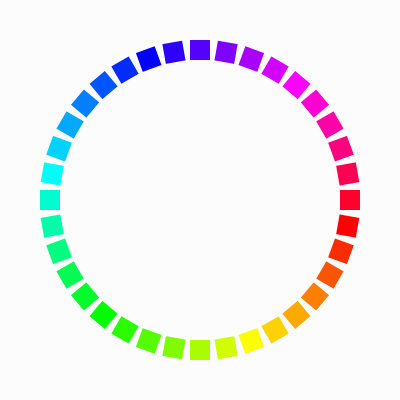
Frame 1 (no input)
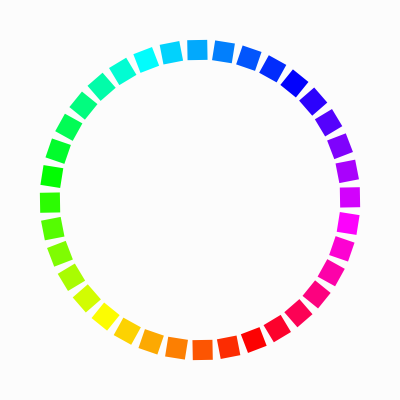
Frame 60 (the mouse pressed at the canvas centre just before this capture)
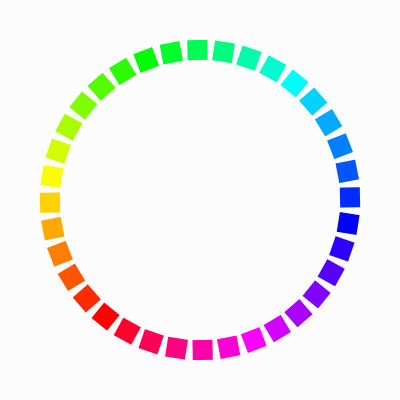
Frame 120 (the mouse held since frame 60 and released just before this capture)

The Processing sketch that drew these frames (run headless with seeded random() and noise(); from frame 60 on, the mouse is pressed at the canvas centre):

// Processing sketch: sketch_140530_17
// ── sketch_140530_17.pde
float col = 0;
int r = 0;
void setup(){
  rectMode(CENTER);
  size(400,400);
  colorMode(HSB,360,100,100);
  noStroke();

}

void draw(){
  background(0,0,99);
  translate(width/2,height/2);
  rotate(radians(r));
  
  C();
  
  r = r + 1;
}

void C(){
    col = 0;
    while(col<360){
    rotate(radians(10));
    fill(col,99,99);
    rect(150,0,20,20);
    col = col + 10;
  }
}
